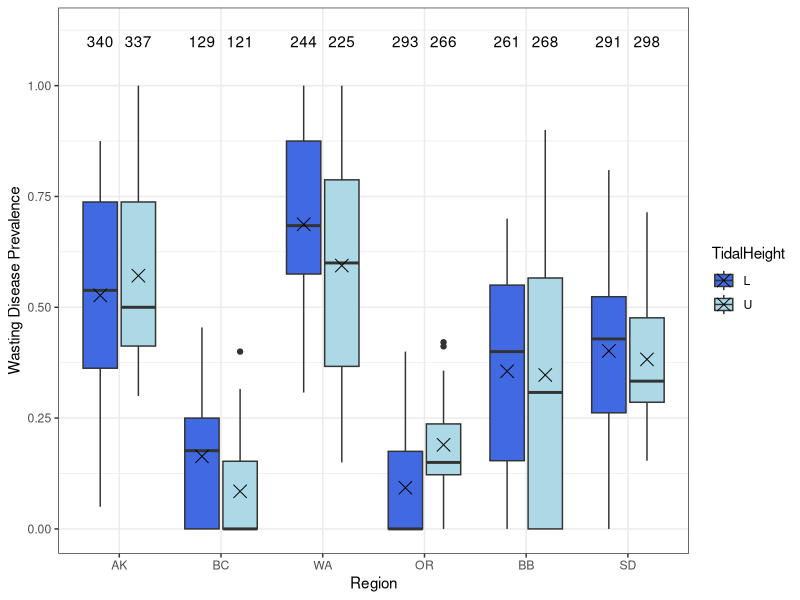
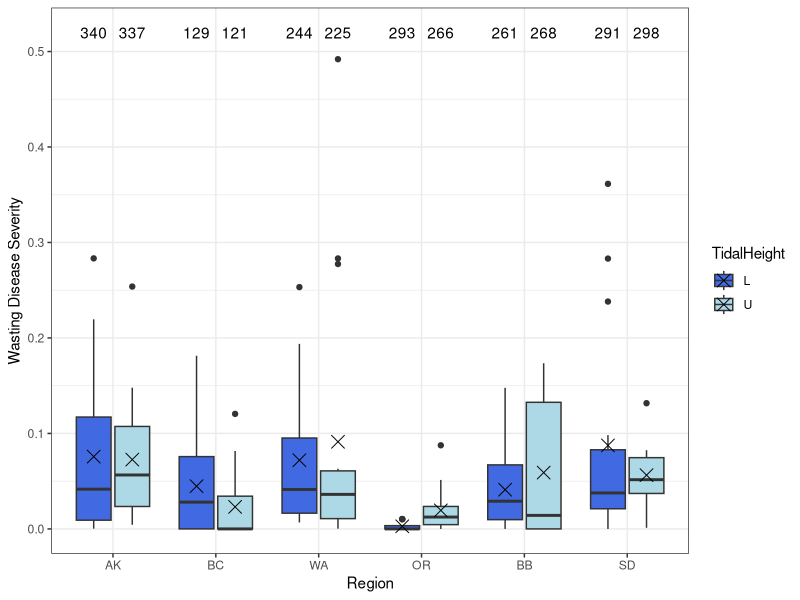
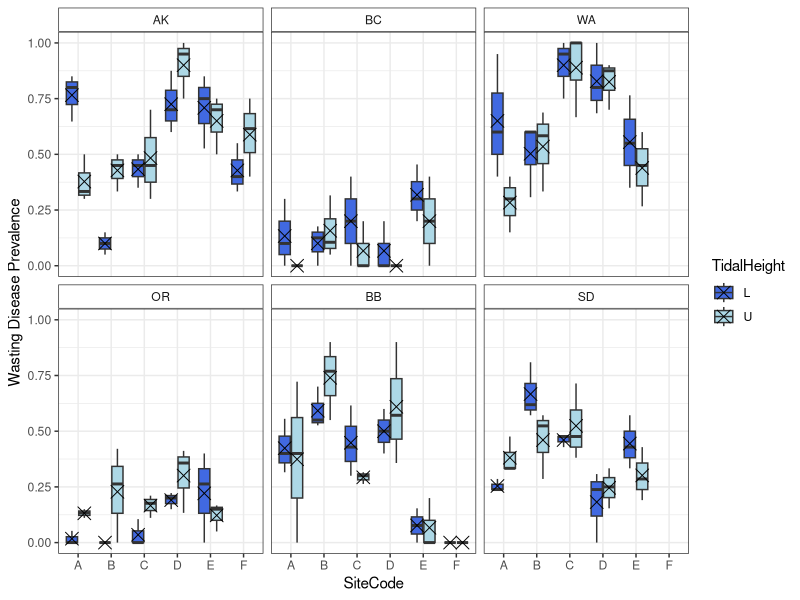
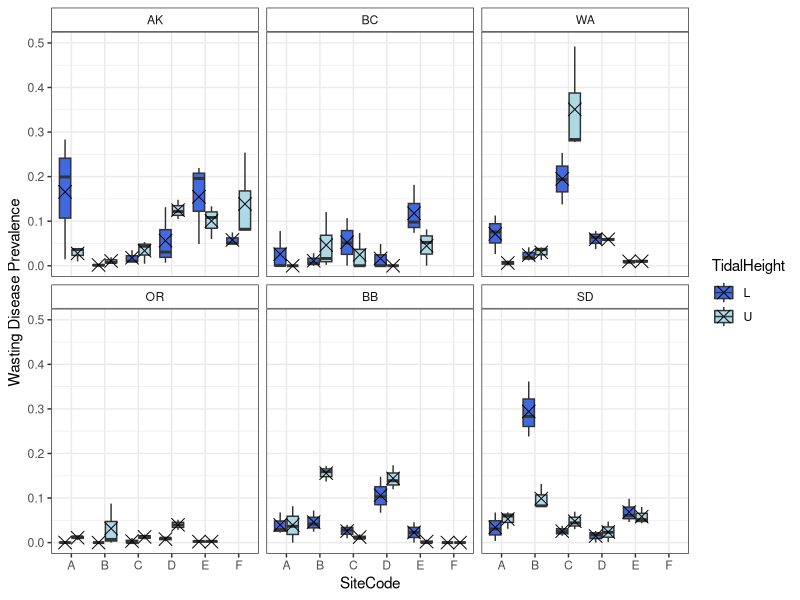
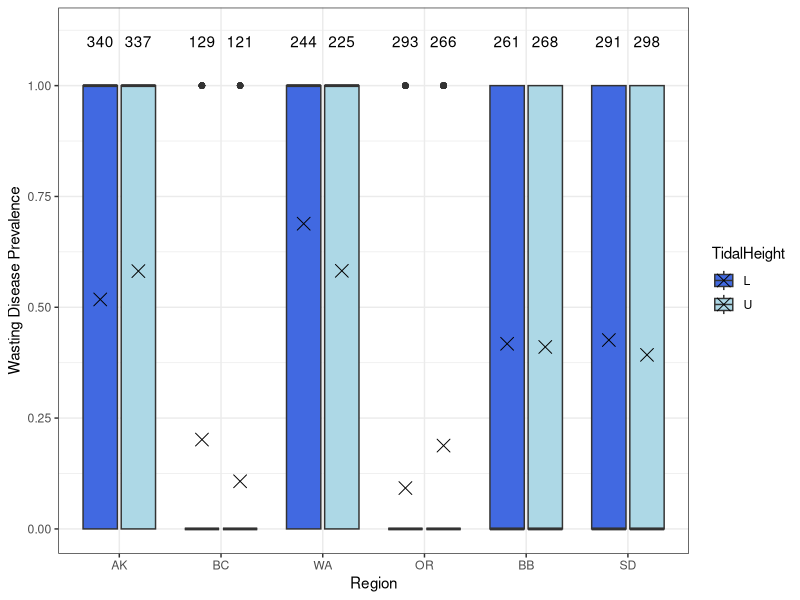
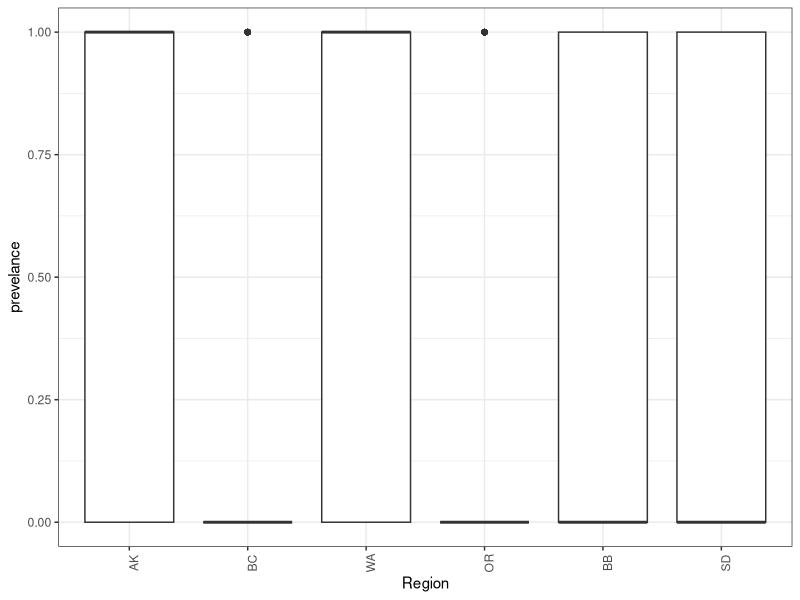
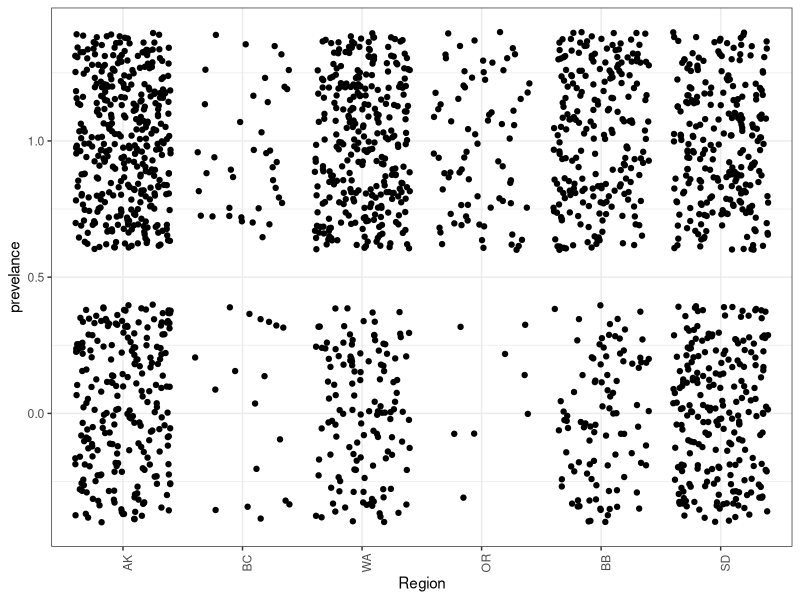

R code for these plots, in order: (Note: this script raises an error after producing the figures.)
library(tidyverse)
library(ggplot2)
site_order <- c("Alaska","British Columbia","Washington","Oregon","Bodega Bay","San Diego")
site_order2 <- c("AK","BC","WA","OR","BB","SD")

## read in and organize output from EELISA
output <- read.csv("NSF_Log_2019_12_16.csv")
output$location <- ordered(output$location,levels=site_order)
output <- separate(output,col=file_name,c("Region","SiteCode","Transect","TidalHeight",NA,NA),sep="[.]",remove = FALSE)
output <- unite(output,col="SampleID",c("Region","SiteCode","Transect","TidalHeight","blade_num"),sep=".",remove=FALSE)
output$Region <- ordered(output$Region,levels=site_order2)

#subset only EELISA scans split properly
output_true <- subset(output,correct_num=="TRUE")
which(duplicated(output_true$SampleID))
which(duplicated(output_true$SampleID,fromLast = TRUE))
output_true[c(1413,1414,1415,1467,1468,1469),]
#The duplicate SampleIDs come from the file "AK.C.4.L.6_10.tiff" which overlaps.
#Only 3 duplicates for the "true" dataset right now - some of the others were not split evenly.
#We want to keep the later entries (1467,1468,1469) because those are the "correct" numbers (match the surrounidng scans)
#Decide whether to keep the extra 6_10 blades as 21_25?
output_true <- output_true[-c(1413,1414,1415),]

## read in and organize DiseaseBlade samples (1-15 per transect)
blades <- read.csv("DiseaseBlades.csv")
blades$SampleID <- gsub("U","U_",blades$SampleID)
blades$SampleID <- gsub("L","L_",blades$SampleID)
blades <- separate(blades,col=SampleID,c("SampleDate","Region","SiteCode","TidalHeight","Transect","Blade"),sep="_")
blades <- unite(blades,col="SampleID",c("Region","SiteCode","Transect","TidalHeight","Blade"),sep=".",remove=FALSE)
blades$Region <- ordered(blades$Region,levels=site_order2)

## read in and organize the Epiphyte Blades samples (16-20 per transect)
epi_blades <- read.csv("ShootMetrics.csv")
epi_blades <- epi_blades[,c(3,15)]
epi_blades$SampleID <- gsub("U","U_",epi_blades$SampleID)
epi_blades$SampleID <- gsub("L","L_",epi_blades$SampleID)
epi_blades$SampleID <- gsub("_m4","_16",epi_blades$SampleID)
epi_blades$SampleID <- gsub("_m8","_17",epi_blades$SampleID)
epi_blades$SampleID <- gsub("_m12","_18",epi_blades$SampleID)
epi_blades$SampleID <- gsub("_m16","_19",epi_blades$SampleID)
epi_blades$SampleID <- gsub("_m20","_20",epi_blades$SampleID)

epi_blades <- separate(epi_blades,col=SampleID,c("SampleDate","Region","SiteCode","TidalHeight","Transect","Blade"),sep="_")
epi_blades <- unite(epi_blades,col="SampleID",c("Region","SiteCode","Transect","TidalHeight","Blade"),sep=".",remove=FALSE)
epi_blades$Region <- ordered(epi_blades$Region,levels=site_order2)

## combine Epiphyte and Disease Blades
blades <- rbind(blades,epi_blades)

# combine blades and EElISA output
# once we get the splits right, this will be the full data set
disease <- left_join(blades,output,by=c("SampleID","Region","SiteCode","TidalHeight","Transect"))
disease <- subset(disease,correct_num=="TRUE" | is.na(correct_num))
which(duplicated(disease$SampleID,fromLast = TRUE))
disease[which(duplicated(disease$SampleID)),]
disease[c(209,211,213,2484,2485,2486,2487,2488,2994,2995,2996,2997,2998),]
# calculate blade areas from EELISA output for samples that were not measured by hand
disease$BladeArea.cm2 <- ifelse(is.na(disease$BladeArea.cm2),disease$lesion_area+disease$healthy_area/100,disease$BladeArea.cm2)
# For now, drop samples that have no BladeArea (not measured by hand and no EELISA output)
disease_most <- subset(disease,BladeArea.cm2!="NA")
# Remaining samples should have EELISA output OR prevelance and severity are 0 (for hand-measured)
disease_most$prevelance <- ifelse(is.na(disease_most$severity),0,disease_most$prevelance)
disease_most$severity <- ifelse(is.na(disease_most$severity)&disease_most$prevelance==0,0,disease_most$severity)
disease_most$lesion_area <- ifelse(is.na(disease_most$lesion_area)&disease_most$prevelance==0,0,disease_most$lesion_area)
disease_most$severity_per <- disease_most$severity/100
disease_most_summ <- disease_most%>%
  group_by(Region,SiteCode,TidalHeight,Transect)%>%
  summarize(prev=mean(prevelance),sev=mean(severity_per,na.rm = TRUE),
            lesion=mean(lesion_area,na.rm=TRUE),count=length(blade_num),
            percent=count/20)
disease_most_summ2 <- disease_most%>%
  group_by(Region,TidalHeight)%>%
  summarize(prev=mean(prevelance),sev=mean(severity_per,na.rm = TRUE),
            lesion=mean(lesion_area,na.rm=TRUE),count=length(blade_num))

#Transect level prevalence
ggplot(data=disease_most_summ,aes(x=Region,y=prev,fill=TidalHeight))+geom_boxplot()+
  stat_summary(fun.y=mean,geom="point",shape=4,size=4,position=position_dodge(width=0.75))+
  geom_text(data=disease_most_summ2,aes(x=Region,y=1.1,label=count),position=position_dodge(width=0.75))+
  scale_y_continuous(limits=c(0,1.12),breaks=c(0,0.25,0.5,0.75,1.0))+
  scale_fill_manual(values=c("royal blue","light blue"))+
  ylab("Wasting Disease Prevalence")+
  theme_bw()+
  theme()

#Transect level severity
ggplot(data=disease_most_summ,aes(x=Region,y=sev,fill=TidalHeight))+geom_boxplot()+
  stat_summary(fun.y=mean,geom="point",shape=4,size=4,position=position_dodge(width=0.75))+
  geom_text(data=disease_most_summ2,aes(x=Region,y=0.52,label=count),position=position_dodge(width=0.75))+
  scale_y_continuous(limits=c(0,0.52),breaks=c(0,0.1,0.2,0.3,0.4,0.5))+
  scale_fill_manual(values=c("royal blue","light blue"))+
  ylab("Wasting Disease Severity")+
  theme_bw()+
  theme()

#Transect level prevalence, broken out by site
ggplot(data=disease_most_summ,aes(x=SiteCode,y=prev,fill=TidalHeight))+geom_boxplot()+
  facet_wrap(~Region)+
  stat_summary(fun.y=mean,geom="point",shape=4,size=4,position=position_dodge(width=0.75))+
  scale_y_continuous(limits=c(0,1),breaks=c(0,0.25,0.5,0.75,1.0))+
  scale_fill_manual(values=c("royal blue","light blue"))+
  ylab("Wasting Disease Prevalence")+
  theme_bw()+
    theme(strip.background = element_rect(fill="white"))

#Transect level severity, broken out by site
ggplot(data=disease_most_summ,aes(x=SiteCode,y=sev,fill=TidalHeight))+geom_boxplot()+
  facet_wrap(~Region)+
  stat_summary(fun.y=mean,geom="point",shape=4,size=4,position=position_dodge(width=0.75))+
  scale_y_continuous(limits=c(0,0.5),breaks=c(0,0.1,0.2,0.3,0.4,0.5))+
  scale_fill_manual(values=c("royal blue","light blue"))+
  ylab("Wasting Disease Prevalence")+
  theme_bw()+
  theme(strip.background = element_rect(fill="white"))

ggplot(data=disease_most,aes(x=Region,y=prevelance,fill=TidalHeight))+geom_boxplot()+
  stat_summary(fun.y=mean,geom="point",shape=4,size=4,position=position_dodge(width=0.75))+
  geom_text(data=disease_most_summ2,aes(x=Region,y=1.1,label=count),position=position_dodge(width=0.75))+
  scale_y_continuous(limits=c(0,1.12),breaks=c(0,0.25,0.5,0.75,1.0))+
  scale_fill_manual(values=c("royal blue","light blue"))+
  ylab("Wasting Disease Prevalence")+
  theme_bw()+
  theme()
  
ggplot(disease_most,aes(x=Region,y=prevelance))+geom_boxplot()+
  theme_bw()+
  theme(axis.text.x = element_text(angle=90))

# # for now, look at only the successful splits
# disease2 <- inner_join(blades,output_true,by="SampleID")
# disease2$BladeArea.cm2 <- ifelse(disease2$BladeArea.cm2=="NA",disease2$lesion_area+disease2$healthy_area/100,disease2$BladeArea.cm2)
# # need to double-check that the healthy and lesion areas are in mm2?
# # note that Eelisa areas are less than the length x width areas
# disease2$prevelance <- ifelse(disease2$severity=="NA","0",disease2$prevelance)
# hmm <-anti_join(output_true,blades,by="SampleID")
# disease2_summ <- disease2%>%
#   group_by(location,site_code,tidal_height)%>%
#   summarize(prev=mean(prevelance),sev=mean(severity),lesion=mean(lesion_area),count=length(blade_num))


ggplot(disease,aes(x=Region,y=prevelance))+geom_jitter()+
  theme_bw()+
  theme(axis.text.x = element_text(angle=90))

ggplot(output_summ,aes(x=location,y=sev))+geom_histogram()+
  theme_bw()+
  theme(axis.text.x = element_text(angle=90))

sev_dist <- ggplot(output,aes(x=location,y=severity,fill=tidal_height))+geom_boxplot()+
  scale_fill_manual(values=c("royal blue","light blue"))+
  theme_bw()+
  theme(axis.text.x = element_text(angle=90))
sev_dist
ggsave(plot=sev_dist,filename = "Severity_Dist.jpg")

sev_dist2 <- ggplot(output,aes(x=site_code,y=severity,fill=tidal_height))+geom_boxplot()+
  facet_wrap(~location)+
  scale_fill_manual(values=c("royal blue","light blue"))+
  theme_bw()+
  theme(axis.text.x = element_text(angle=90))
sev_dist2

levels(output$location)
ggsave(plot=sev_dist2,filename = "Severity_Dist2.jpg")

ggplot(disease,aes(x=prevelance,fill=Region))+geom_histogram()+
  theme_bw()+
  theme(axis.text.x = element_text(angle=90))
